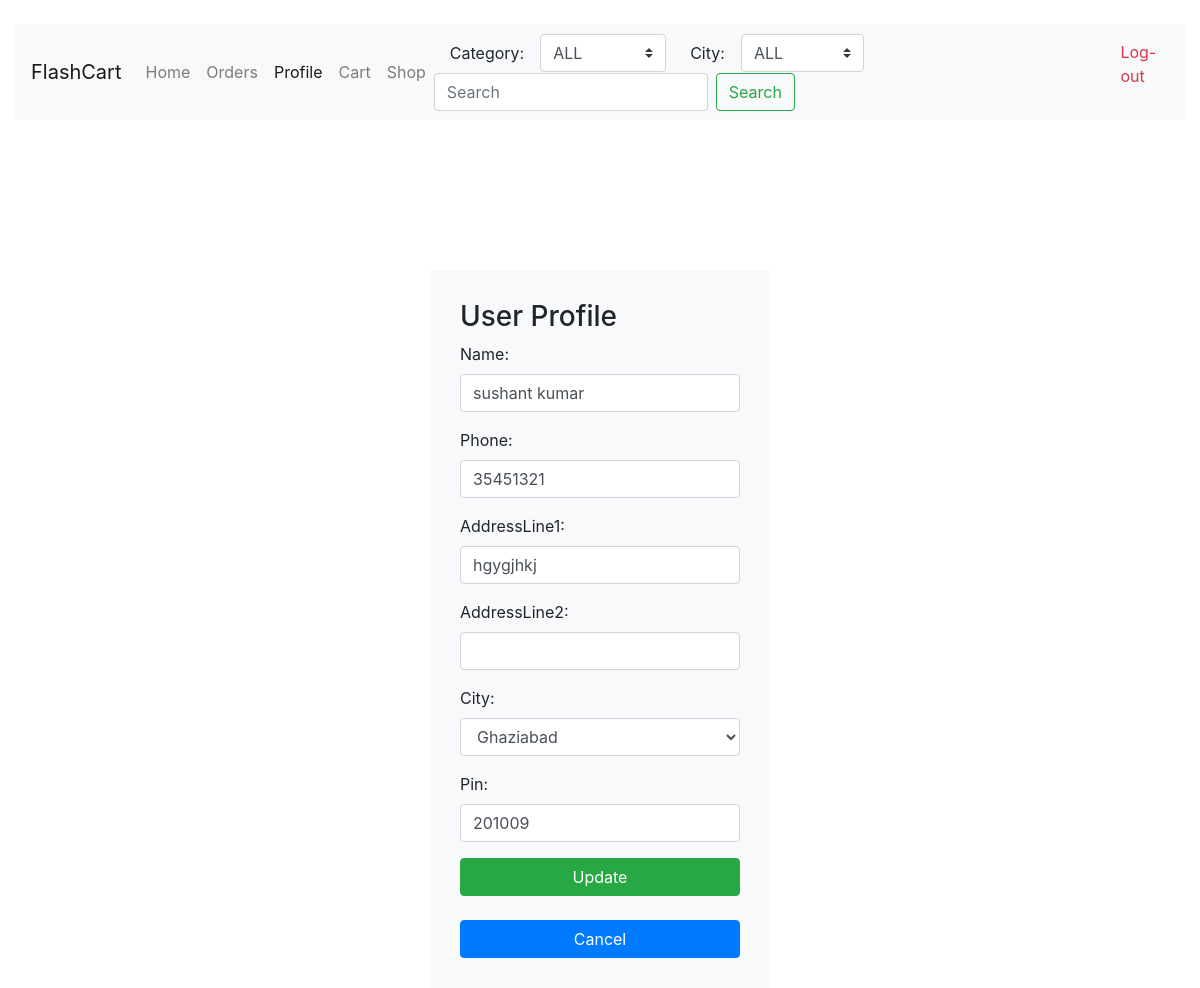
The page /profile/ (signed in) on the database its author committed.
### users/models.py (models this page shows)
class Profile(models.Model):
    user = models.OneToOneField(User, on_delete=models.CASCADE, null=True, blank=True)
    name = models.CharField(max_length=200, null=True, blank=True)
    phone = models.CharField(max_length=200, null=True, blank=True)
    addressLine1 = models.CharField(max_length=200, null=True, blank=True)
    addressLine2 = models.CharField(max_length=200, null=True, blank=True)
    city =  models.ForeignKey(City, on_delete=models.SET_NULL, null=True)
    pin = models.CharField(max_length=200, null=True, blank=True)
    timestamp =  models.DateTimeField(auto_now_add=True)
    id = models.UUIDField(default=uuid.uuid4, unique=True,
                          primary_key=True, editable=False)
    def __str__(self):
        return str(self.user.username)

### ui/views.py (the view)
# urls.py: path('profile/', views.userProfile, name='profile'),
@login_required(login_url='/')
def userProfile(request):
    profile = Profile.objects.filter(user = request.user).first()
    print(profile)
    form = ProfileForm(instance=profile)
    if request.method == 'POST':
        form = ProfileForm(request.POST, request.FILES, instance=profile)
        if form.is_valid():
            form.save()
            return redirect('profile')
    cities = City.objects.all()
    categories = Category.objects.all()
    context = {'form':form, 'active':'profile', 'cities':cities,'categories':categories}
    return render(request, 'ui/profile.html',context)

### ui/forms.py
class ProfileForm(ModelForm):
    class Meta:
        model = Profile
        fields = ['name', 'phone',
                'addressLine1', 'addressLine2', 'city', 'pin']
    def __init__(self, *args, **kwargs):
        super(ProfileForm, self).__init__(*args, **kwargs)
        for name, field in self.fields.items():
            field.widget.attrs.update({'class':'form-control'})

### users/models.py (called while the page is built)
    def __str__(self):
        return str(self.name)

### ui/templates/ui/profile.html (shortened to what this page needs)
{% extends 'ui/main.html' %}
{% block content %}
<div class="container">
    <div class="container">
        <div class="row">
            <div class="col-md-4"> </div>
            <div class="col-md-4">
                <div class="login-panel panel panel-default bg-light">
                    <div class="panel-heading">
                        <h3 class="panel-title">User Profile</h3>
                    </div>
                    <div class="panel-body">
                        <form role="form" method="POST">
                            <fieldset>
                                {% for field in form %}
                                <div class="form-group">
                                    <label for="formInput#text">{{field.label}}: </label>
                                    {{field}}
                                </div>
                                {% endfor %}
                                <input class="btn btn-md btn-success btn-block" type="submit" value="Update">
                                <a href="/" class="btn btn-md btn-primary btn-block">Cancel</a>
                            </fieldset>
                        </form>
                    </div>
                </div>
            </div>
        </div>
    </div>
</div>
{% endblock %}

### ui/templates/ui/main.html (style rules this page uses)
.login-panel { margin-top: 150px; padding: 30px; }

### rows shown on the page
Profile: form "sushant kumar" "35451321" "hgygjhkj" "Ghaziabad" "201009"

### other values the page prints
{{ field.label }} "Name" "Phone" "AddressLine1" "AddressLine2" "City" "Pin"
